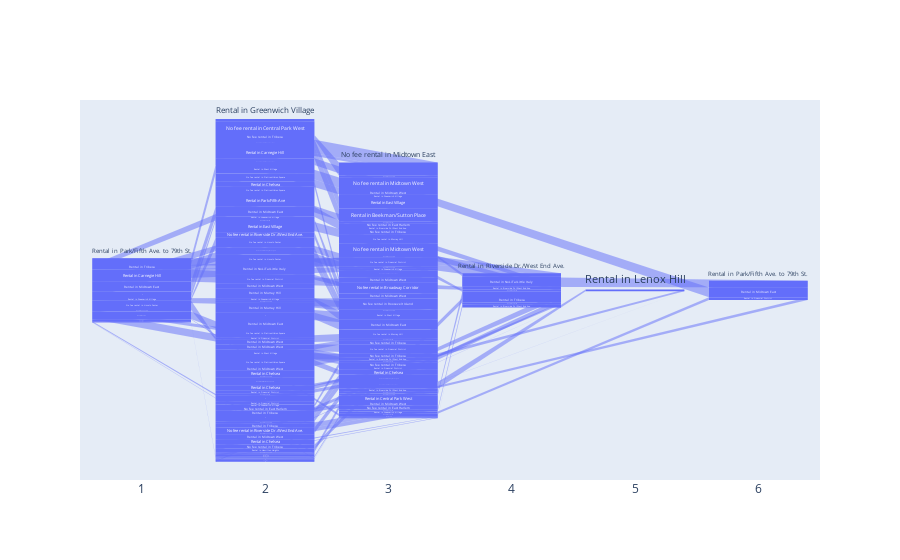

Notebook source saved alongside this figure:
### Markdown cell above
<b>Funnel plot for Area and Rooms

### Code cell
from plotly import graph_objects as go

fig = go.Figure(go.Funnel(
    y = mh_rent['Area'],
    x = mh_rent['Rooms'], orientation = 'v'))

fig.show()

### Figure 1 — Plotly figure (JSON) as saved in the notebook; plotly's stock layout.template omitted (floating-point values rounded to 4 significant figures; data arrays with more than 128 entries replaced by an {"elided": "..."} marker saying what was removed)
{"data": [{"orientation": "v", "type": "funnel", "x": {"elided": "144 int values"}, "y": {"elided": "144 str values"}}], "layout": {}}
